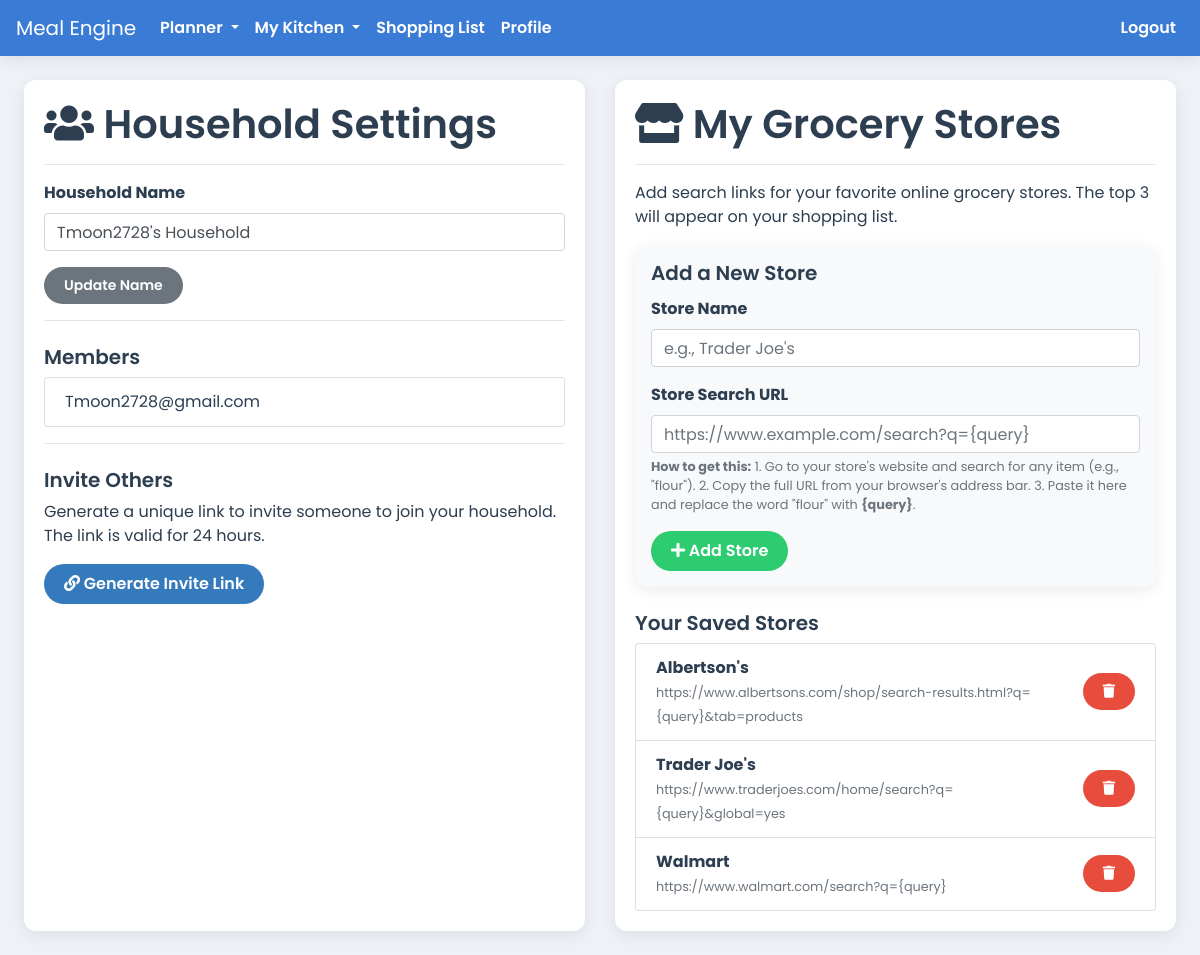
The app's page /profile (signed in), older data.
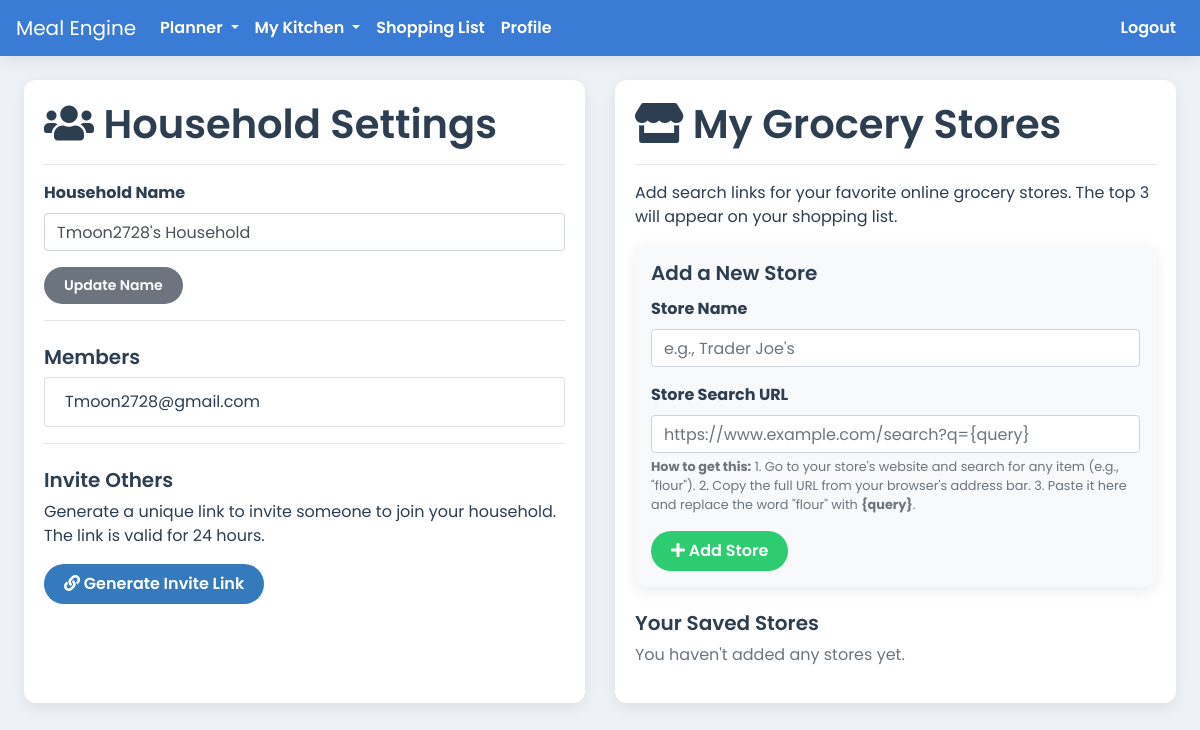
The same page, newer data.
### app.py (models this page shows)
class Household(db.Model):
    id = db.Column(db.Integer, primary_key=True)
    name = db.Column(db.String(100), nullable=False)
    recipes = db.relationship('Recipe', backref='household', lazy=True, cascade="all, delete-orphan")
    pantry_items = db.relationship('PantryItem', backref='household', lazy=True, cascade="all, delete-orphan")
    meal_plans = db.relationship('MealPlan', backref='household', lazy=True, cascade="all, delete-orphan")
    invitations = db.relationship('HouseholdInvitation', backref='household', lazy=True, cascade="all, delete-orphan")
    saved_meals = db.relationship('SavedMeal', backref='household', lazy=True, cascade="all, delete-orphan")
    historical_plans = db.relationship('HistoricalPlan', backref='household', lazy=True, cascade="all, delete-orphan")
    grocery_stores = db.relationship('GroceryStore', backref='household', lazy=True, cascade="all, delete-orphan")
    shopping_list_items = db.relationship('ShoppingListItem', backref='household', lazy=True, cascade="all, delete-orphan")

class User(db.Model, UserMixin):
    id = db.Column(db.Integer, primary_key=True)
    email = db.Column(db.String(150), unique=True, nullable=False)
    password = db.Column(db.String(150), nullable=False)
    household_id = db.Column(db.Integer, db.ForeignKey('household.id'))
    household = db.relationship('Household', backref='members')
    recipes = db.relationship('Recipe', backref='author', lazy=True)

class GroceryStore(db.Model):
    id = db.Column(db.Integer, primary_key=True)
    household_id = db.Column(db.Integer, db.ForeignKey('household.id'), nullable=False)
    name = db.Column(db.String(100), nullable=False)
    search_url = db.Column(db.String(500), nullable=False)

### app.py (the view, shortened to what this page needs)
@app.route('/profile', methods=['GET', 'POST'])
@login_required
def profile():
    stores = GroceryStore.query.filter_by(household_id=current_user.household_id).order_by(GroceryStore.name).all()
    return render_template('profile.html', stores=stores)

### app.py (called while the page is built)
@app.before_request
def before_request():
    g.current_month_name = date.today().strftime('%B')

@login_manager.user_loader
def load_user(user_id):
    return db.session.get(User, int(user_id))

### templates/profile.html (shortened to what this page needs)
{% extends 'base.html' %}
{% block content %}
<div class="row">
    <div class="col-md-6 mb-4">
        <div class="card h-100">
            <div class="card-body">
                <h1 class="card-title"><i class="fas fa-users"></i> Household Settings</h1>
                <hr>
                <form method="POST" action="{{ url_for('profile') }}">
                    <div class="form-group">
                        <label for="household_name"><strong>Household Name</strong></label>
                        <input type="text" class="form-control" id="household_name" name="household_name" value="{{ current_user.household.name }}" required>
                    </div>
                    <button type="submit" class="btn btn-secondary btn-sm">Update Name</button>
                </form>
                <hr>
                <h5 class="mt-4">Members</h5>
                <ul class="list-group">
                    {% for member in current_user.household.members %}
                    <li class="list-group-item">{{ member.email }}</li>
                    {% endfor %}
                </ul>
                <hr>
                <h5 class="mt-4">Invite Others</h5>
                <p>Generate a unique link to invite someone to join your household. The link is valid for 24 hours.</p>
                <button id="generate-invite-btn" class="btn btn-primary"><i class="fas fa-link"></i> Generate Invite Link</button>
            </div>
        </div>
    </div>
    <div class="col-md-6 mb-4">
        <div class="card h-100">
            <div class="card-body">
                <h1 class="card-title"><i class="fas fa-store"></i> My Grocery Stores</h1>
                <hr>
                <p>Add search links for your favorite online grocery stores. The top 3 will appear on your shopping list.</p>
                <div class="card bg-light p-3 mb-4">
                    <h5 class="card-title">Add a New Store</h5>
                    <form method="POST" action="{{ url_for('profile') }}">
                        <div class="form-group">
                            <label for="name"><strong>Store Name</strong></label>
                            <input type="text" class="form-control" id="name" name="name" placeholder="e.g., Trader Joe's" required>
                        </div>
                        <div class="form-group">
                            <label for="search_url"><strong>Store Search URL</strong></label>
                            <input type="url" class="form-control" id="search_url" name="search_url" placeholder="https://www.example.com/search?q={query}" required>
                            <small class="form-text text-muted">
                                <strong>How to get this:</strong>
                                1. Go to your store's website and search for any item (e.g., "flour").
                                2. Copy the full URL from your browser's address bar.
                                3. Paste it here and replace the word "flour" with <strong>{query}</strong>.
                            </small>
                        </div>
                        <button type="submit" class="btn btn-success"><i class="fas fa-plus"></i> Add Store</button>
                    </form>
                </div>
                <h5>Your Saved Stores</h5>
                {% if stores %}
                <ul class="list-group">
                    {% for store in stores %}
                    <li class="list-group-item d-flex justify-content-between align-items-center">
                        <div>
                            <strong>{{ store.name }}</strong>
                            <br>
                            <small class="text-muted">{{ store.search_url }}</small>
                        </div>
                        <form method="POST" action="{{ url_for('profile') }}" onsubmit="return confirm('Are you sure you want to delete this store?');">
                            <button type="submit" class="btn btn-danger btn-sm"><i class="fas fa-trash"></i></button>
                        </form>
                    </li>
                    {% endfor %}
                </ul>
                {% else %}
                <p class="text-muted">You haven't added any stores yet.</p>
                {% endif %}
            </div>
        </div>
    </div>
</div>
{% endblock %}

### templates/base.html (shortened to what this page needs)
<!doctype html>
<html lang="en">
  <head>
    <link rel="stylesheet" href="https://stackpath.bootstrapcdn.com/bootstrap/4.5.2/css/bootstrap.min.css">
    <link rel="stylesheet" href="https://cdnjs.cloudflare.com/ajax/libs/font-awesome/5.15.3/css/all.min.css">
    <link rel="stylesheet" href="https://cdn.jsdelivr.net/npm/flatpickr/dist/flatpickr.min.css">
    <link rel="stylesheet" href="{{ url_for('static', filename='css/style.css') }}">
    <link rel="stylesheet" href="{{ url_for('static', filename='css/print.css') }}" media="print">
    <link rel="stylesheet" href="{{ url_for('static', filename='css/monthly_plan.css') }}">
  </head>
  <body>
    <nav class="navbar navbar-expand-lg navbar-dark no-print">
      <a class="navbar-brand" href="{{ url_for('index') }}">Meal Engine</a>
      <div class="collapse navbar-collapse" id="navbarNav">
        <ul class="navbar-nav mr-auto">
          {% if current_user.is_authenticated %}
            <li class="nav-item dropdown">
              <a class="nav-link dropdown-toggle" href="#" id="plannerDropdown" role="button" data-toggle="dropdown" aria-haspopup="true" aria-expanded="false">
                Planner
              </a>
            </li>
            <li class="nav-item dropdown">
              <a class="nav-link dropdown-toggle" href="#" id="kitchenDropdown" role="button" data-toggle="dropdown" aria-haspopup="true" aria-expanded="false">
                My Kitchen
              </a>
            </li>
            <li class="nav-item"><a class="nav-link" href="{{ url_for('shopping_list') }}">Shopping List</a></li>
            <li class="nav-item"><a class="nav-link" href="{{ url_for('profile') }}">Profile</a></li>
          {% endif %}
        </ul>
        <ul class="navbar-nav">
            {% if current_user.is_authenticated %}
                <li class="nav-item"><a class="nav-link" href="{{ url_for('logout') }}">Logout</a></li>
            {% else %}
                <li class="nav-item"><a class="nav-link" href="{{ url_for('login') }}">Login</a></li>
                <li class="nav-item"><a class="nav-link btn btn-primary ml-2" href="{{ url_for('signup') }}">Sign Up</a></li>
            {% endif %}
        </ul>
      </div>
    </nav>
    <div class="container-fluid mt-4 px-md-4">
      {% block content %}{% endblock %}
    </div>
  </body>
</html>

### static/css/style.css (style rules this page uses)
:root { --primary-blue: #3a7bd5; --secondary-blue: #357abd; --light-bg: #eef2f7; --card-bg: #ffffff; --text-dark: #2c3e50; --text-light: #5a6a7a; --danger-red: #e74c3c; --success-green: #2ecc71; --info-cyan: #1abc9c; --snack-teal: #20c997; --shadow: 0 4px 15px rgba(0, 0, 0, 0.08); }
body { font-family: 'Poppins', sans-serif; font-weight: 400; background-color: var(--light-bg); color: var(--text-dark); }
.navbar { background-color: var(--primary-blue) !important; box-shadow: var(--shadow); z-index: 1040; }
.navbar .nav-link { color: #ffffff !important; font-weight: 600; }
.btn { border-radius: 20px; padding: 8px 20px; border: none; font-weight: 600; transition: all 0.3s ease; }
.btn-primary { background-color: var(--secondary-blue); color: white; }
.btn-success { background-color: var(--success-green); }
h1, h2, h3, h4, h5 { color: var(--text-dark); font-weight: 600; }
.card, .jumbotron { background-color: var(--card-bg); border: none; border-radius: 12px; box-shadow: var(--shadow); }
.card { transition: transform 0.2s ease-in-out, box-shadow 0.2s ease-in-out; }

Row changes from the older to the newer data that the page shows:
removed GroceryStore: name "Albertson's", search_url "https://www.albertsons.com/shop/search-results.html?q={query}&tab=products"
removed GroceryStore: name "Trader Joe's", search_url "https://www.traderjoes.com/home/search?q={query}&global=yes"
removed GroceryStore: name "Walmart", search_url "https://www.walmart.com/search?q={query}"
Text that changed along with them:
text now shown: "You haven't added any stores yet."
